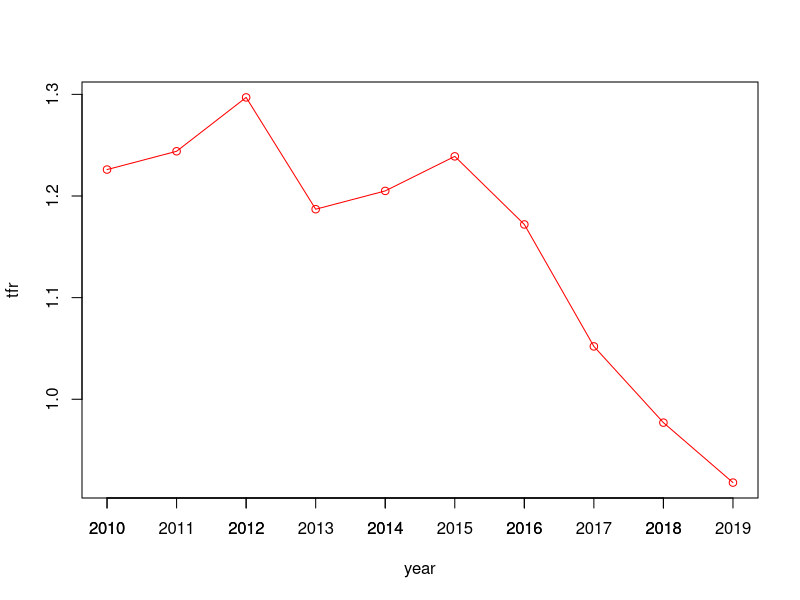

The R script that drew this image:
df <- read.table('./assignment/question1/data/TFR.csv', sep = ',')
year <- 2010:2019
tfr <- df[1,]
plot(year, tfr, type = 'o', col = 'red')
axis(1, at = 2010:2019)